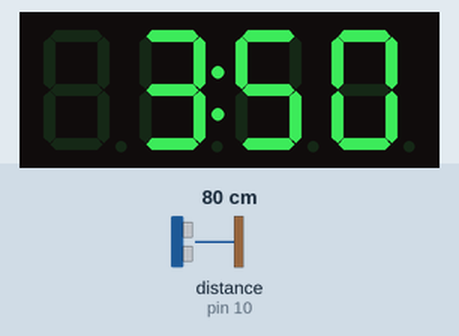
Recording of a sketch running on a simulated Arduino Uno, built with avr-gcc and run on an emulated ATmega328P. Parts: 4-digit seven-segment display. Wiring (inferred from the names in the program): ultrasonic range finder: trigger pin 9; echo pin 10. The inputs (shaded band) are chosen by the test bench; at power-on: distance to the obstacle (sensor on pin 10) 80 cm. The echo pulse lasts 58.3 µs per cm.

Above: at 1.2 s.
1.3 s: distance to the obstacle (sensor on pin 10) set to 250 cm
At 2.6 s:
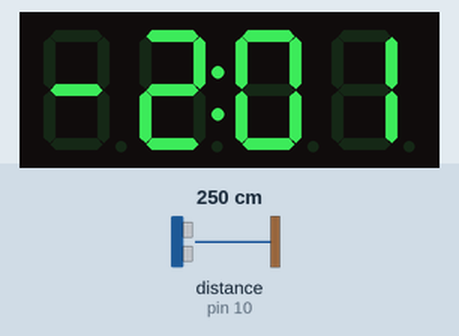
2.9 s: distance to the obstacle (sensor on pin 10) set to 4 cm
At 3.05 s:
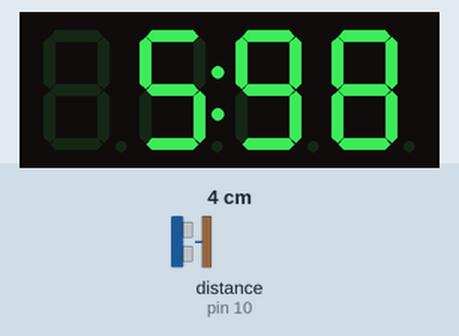
4.4 s: distance to the obstacle (sensor on pin 10) set to 2 cm
At 5.1 s:
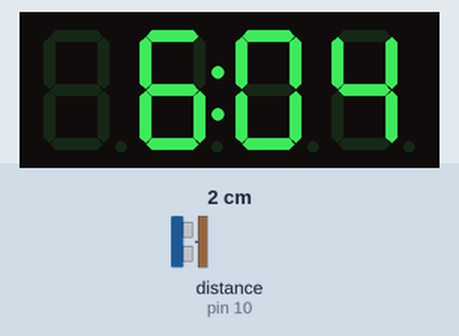
Timing chart, 0 to 7.4 s (numbered marks = the images above; inputs shaded):
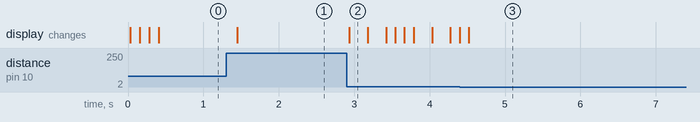

Measured:
- after the input at 1.3 s, the display: changes after 0.15 s (image 1)
- after the input at 2.9 s, the display: changes at once (image 2)

The sketch:

Height.ino
```cpp
#include <TM1637Display.h>


const int trigPin = 9;
const int echoPin = 10;
// defines variables
float duration;
float distance;
double Height;
float feets;

const int CLK = 11; //Set the CLK pin connection to the display
const int DIO = 12; //Set the DIO pin connection to the display
const uint8_t blank[] = {0x00, 0x00, 0x00,0x00};
TM1637Display display(CLK, DIO); //set up the 4-Digit Display.

void setup()

{
pinMode(trigPin, OUTPUT); // Sets the trigPin as an Output
pinMode(echoPin, INPUT); // Sets the echoPin as an Input

display.setBrightness(0x0a); //set the diplay to maximum brightness
display.setSegments(blank);//clear display
}

void loop()

{
digitalWrite(trigPin, LOW);
delayMicroseconds(2);
digitalWrite(trigPin, HIGH);
delayMicroseconds(10);
digitalWrite(trigPin, LOW);
duration = pulseIn(echoPin, HIGH);
distance= duration*0.034/2;
feets = distance * 0.032808;
Height=6.1-feets;
int Height1=Height*100;
display.showNumberDecEx(Height1,0b01000000, false, 4,0);
delay(100);
 }
```
